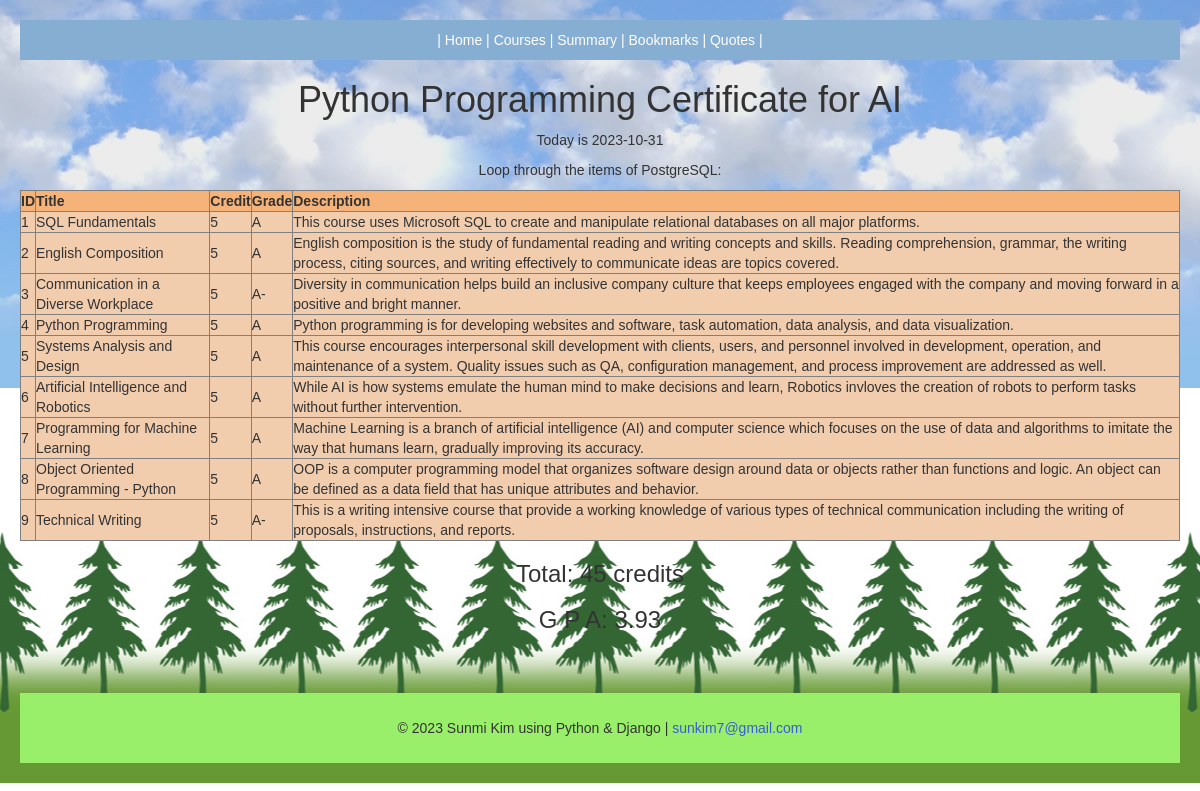
The page /summary/ on the database its author committed.
### courses/models.py (models this page shows, shortened)
class Course(models.Model):
    title = models.CharField(max_length=255)
    credit = models.IntegerField()
    grade = models.CharField(max_length=20)
    description = models.CharField(max_length=255, null=True)

### courses/views.py (the view)
# urls.py: path('summary/', views.summary, name='summary'),
def summary(request):
    mydata = Course.objects.all().values()
    template = loader.get_template('summary.html')
    context = {
        'mycourses': mydata,
    }
    return HttpResponse(template.render(context, request))

### courses/templates/summary.html
{% load static %}
<!DOCTYPE html>
<html>
<link rel="stylesheet" href="https://maxcdn.bootstrapcdn.com/bootstrap/3.4.1/css/bootstrap.min.css">
<link rel="stylesheet" href="{% static 'mystyles.css' %}">
<body>
{% include 'mymenu.html' %}
<h1>Python Programming Certificate for AI</h1>
<p>Today is {% now "Y-m-d" %}</p>
<p>Loop through the items of PostgreSQL: </p>
<table border='1' align="center">
  <tr class='th-color'>
    <th>ID</th>
    <th>Title</th>
    <th>Credit</th>
    <th>Grade</th>
    <th>Description</th>
  </tr>
  {% for x in mycourses %}
  <tr class="td-color">
    <td>{{ x.id }}</td>
    <td>{{ x.title }}</td>
    <td>{{ x.credit }}</td>
    <td>{{ x.grade }}</td>
    <td>{{ x.description }}</td>
  </tr>
  {% endfor %}
</table>
<h3>Total: 45 credits</h3>
<h3>G P A: 3.93 </h3>
{% include 'footer.html' %}
</body>
</html>

### courses/templates/mymenu.html
<div class="topnav" align="middle"> |
    <a href="/">Home</a> |
    <a href="/courses">Courses</a> |
    <a href="../../summary">Summary</a> |
    <a href="../../bookmarks">Bookmarks</a> |
    <a href="../../quotes">Quotes</a> |
</div>

### courses/templates/footer.html
<footer>&copy; 2023 Sunmi Kim using Python & Django | <a href="mailto:sunkim7@gmail.com" class="whitelink">sunkim7@gmail.com</a></footer>

### mystaticfiles/mystyles.css (style rules this page uses)
body { font-family: "verdana", "Arial", "Helvetica"; margin: 20px; background-image: url(images2/tree.jpg), url(images2/sky_bg.jpg); background-repeat: repeat-x, repeat-x; background-position: center bottom, center top; }
.topnav, .topnav-default { border-width: 0px; border-radius: 0px; background-color: #86AED3; color: #ffffff; padding:10px; }
.topnav a:link, .topnav a:visited { text-decoration: none; color: #ffffff; }
a:link, a:visited { color: #375BDC; }
h1, h3, p { text-align: center; }
footer { margin-top: 60px; padding-top: 25px; padding-bottom: 25px; background-color: #99EF6A; text-align: center; }
table { background-color: #ffffff; }
.th-color { background-color: #f6b379; }
.td-color { background-color: #f1cdae; }

### rows shown on the page
Course: id "1", title "SQL Fundamentals", credit "5", grade "A", description "This course uses Microsoft SQL to create and manipulate relational databases on all major platforms."
Course: id "2", title "English Composition", credit "5", grade "A", description "English composition is the study of fundamental reading and writing concepts and skills. Reading comprehension, grammar, the writing process, citing sources, and writing effectively to communicate ideas are topics covered."
Course: id "3", title "Communication in a Diverse Workplace", credit "5", grade "A-", description "Diversity in communication helps build an inclusive company culture that keeps employees engaged with the company and moving forward in a positive and bright manner."
Course: id "4", title "Python Programming", credit "5", grade "A", description "Python programming is for developing websites and software, task automation, data analysis, and data visualization."
Course: id "5", title "Systems Analysis and Design", credit "5", grade "A", description "This course encourages interpersonal skill development with clients, users, and personnel involved in development, operation, and maintenance of a system. Quality issues such as QA, configuration management, and process improvement are addressed as well."
Course: id "6", title "Artificial Intelligence and Robotics", credit "5", grade "A", description "While AI is how systems emulate the human mind to make decisions and learn, Robotics invloves the creation of robots to perform tasks without further intervention."
Course: id "7", title "Programming for Machine Learning", credit "5", grade "A", description "Machine Learning is a branch of artificial intelligence (AI) and computer science which focuses on the use of data and algorithms to imitate the way that humans learn, gradually improving its accuracy."
Course: id "8", title "Object Oriented Programming - Python", credit "5", grade "A", description "OOP is a computer programming model that organizes software design around data or objects rather than functions and logic. An object can be defined as a data field that has unique attributes and behavior."
Course: id "9", title "Technical Writing", credit "5", grade "A-", description "This is a writing intensive course that provide a working knowledge of various types of technical communication including the writing of proposals, instructions, and reports."
